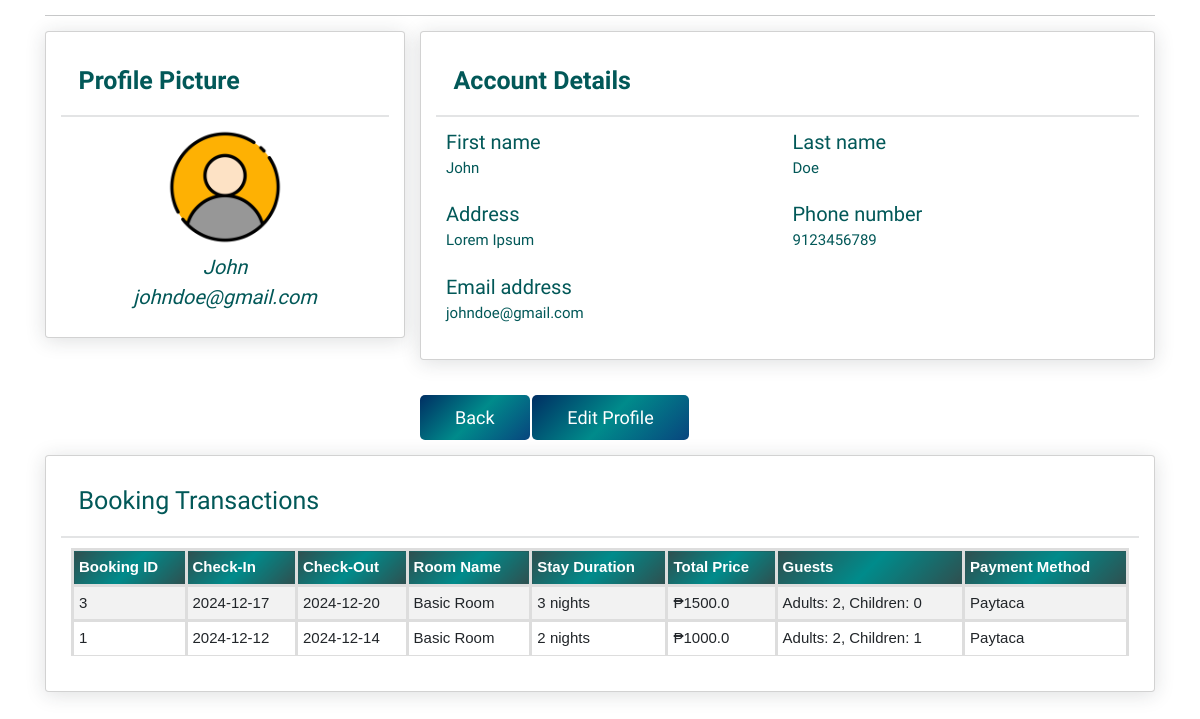
Page /profile (signed in) on the committed database.
### tables this page shows
CREATE TABLE "GUEST" (
	"guest_id"	INTEGER NOT NULL UNIQUE,
	"firstname"	TEXT NOT NULL,
	"lastname"	TEXT NOT NULL,
	"gender"	TEXT,
	"cel_num"	INTEGER NOT NULL,
	"address"	TEXT,
	"email"	TEXT NOT NULL UNIQUE,
	"password"	TEXT NOT NULL,
	PRIMARY KEY("guest_id" AUTOINCREMENT)
);

CREATE TABLE PAYMENT (
    payment_id INTEGER PRIMARY KEY AUTOINCREMENT,
    guest_id INTEGER,
    booking_id INTEGER,
    payment_method TEXT,
    FOREIGN KEY (guest_id) REFERENCES GUEST(guest_id),
    FOREIGN KEY (booking_id) REFERENCES BOOKING(booking_id)
);

CREATE TABLE BOOKING (
    booking_id INTEGER PRIMARY KEY AUTOINCREMENT,
    guest_id INT,
    check_in DATE,
    check_out DATE,
    adult_guest INT,
    child_guest INT,
    room_name VARCHAR(50), stay_duration INTEGER, total_price REAL,
    FOREIGN KEY (guest_id) REFERENCES GUEST(guest_id)
);

### app.py (the view)
@app.route('/profile', methods=["GET"])
def profile():
    if 'user_info' not in session:
        flash("You need to log in to view your profile.")
        return redirect(url_for('login'))
    user_email = session['user_info']['email']
    con = sqlite3.connect(currentdirectory + '\data.db')
    c = con.cursor()
    query = """
    SELECT
        B.booking_id,
        B.check_in,
        B.check_out,
        B.room_name,
        B.stay_duration,
        B.total_price,
        B.adult_guest,
        B.child_guest,
        P.payment_method
    FROM
        BOOKING B
    LEFT JOIN
        PAYMENT P ON B.booking_id = P.booking_id
    JOIN
        GUEST G ON B.guest_id = G.guest_id
    WHERE
        G.email = ?
    ORDER BY
        B.check_in DESC
    """
    c.execute(query, (user_email,))
    user_bookings = c.fetchall()
    query = "SELECT firstname, lastname, gender, cel_num, address, email FROM GUEST WHERE email = ?"
    c.execute(query, (user_email,))
    updated_info = c.fetchone()
    con.close()
    if updated_info:
        session['user_info'] = {
            "firstname": updated_info[0],
            "lastname": updated_info[1],
            "gender": updated_info[2],
            "cel_num": updated_info[3],
            "address": updated_info[4],
            "email": updated_info[5],
        }
    return render_template("profile.html",
                           user_info=session['user_info'],
                           user_bookings=user_bookings)

### templates/profile.html (shortened to what this page needs)
<!DOCTYPE html>
<html>
<head>
    <link href="https://cdn.jsdelivr.net/npm/bootstrap@5.3.0/dist/css/bootstrap.min.css" rel="stylesheet">
    <link rel="stylesheet" href="/static/style.css">
    <link href="{{ url_for('static', filename='css/style.css') }}" rel="stylesheet">
</head>
<body>
    <div class="container-xl px-4 mt-4">
        <hr class="mt-0 mb-4">
        <div class="row">
            <div class="col-xl-4">
                <div class="card mb-4 mb-xl-0">
                    <div class="card-header">Profile Picture</div>
                    <div class="card-body text-center">
                        <img class="img-account-profile rounded-circle mb-2" src="static/images/profile.png" alt="">
                        <div class="font-italic">{{ user_info.firstname }}</div>
                        <div class="font-italic">{{ user_info.email }}</div>
                    </div>
                </div>
            </div>
            <div class="col-xl-8">
                <div class="card mb-4">
                    <div class="card-header">Account Details</div>
                    <div class="card-body">
                        <form>
                            <div class="row gx-3 mb-3">
                                <div class="col-md-6">
                                    <label class="font" for="inputFirstName">First name</label>
                                    <p>{{user_info.firstname}}</p>
                                </div>
                                <div class="col-md-6">
                                    <label class="font" for="inputLastName">Last name</label>
                                    <p>{{user_info.lastname}}</p>
                                </div>
                            </div>
                            <div class="row gx-3 mb-3">
                                <div class="col-md-6">
                                    <label class="font" for="inputLocation">Address</label>
                                    <p>{{user_info.address}}</p>
                                </div>
                                <div class="col-md-6">
                                    <label class="font" for="inputPhone">Phone number</label>
                                    <p>{{ user_info.cel_num }}</p>
                                </div>
                            </div>
                            <div class="mb-3">
                                <label class="font" for="inputEmailAddress">Email address</label>
                                <p>{{ user_info.email }}</p>
                            </div>
                        </form>
                    </div>
                </div>
                <div class="mom">
                    <a class="first btn btn-secondary" href="{{ url_for('index') }}">Back</a>
                    <a class="save btn btn-primary" href="{{ url_for('edit') }}">Edit Profile</a>
                </div>
            </div>
        </div>
        <div class="card mt-4">
            <div class="card-header">
                <h3>Booking Transactions</h3>
            </div>
            <div class="card-body">
                {% if user_bookings %}
                <table class="table table-striped">
                    <thead>
                        <tr>
                            <th>Booking ID</th>
                            <th>Check-In</th>
                            <th>Check-Out</th>
                            <th>Room Name</th>
                            <th>Stay Duration</th>
                            <th>Total Price</th>
                            <th>Guests</th>
                            <th>Payment Method</th>
                        </tr>
                    </thead>
                    <tbody>
                        {% for booking in user_bookings %}
                        <tr>
                            <td>{{ booking[0] }}</td>
                            <td>{{ booking[1] }}</td>
                            <td>{{ booking[2] }}</td>
                            <td>{{ booking[3] }}</td>
                            <td>{{ booking[4] }} nights</td>
                            <td>₱{{ (booking[5]) }}</td>
                            <td>Adults: {{ booking[6] }}, Children: {{ booking[7] }}</td>
                            <td>{{ booking[8] or 'Not Specified' }}</td>
                        </tr>
                        {% endfor %}
                    </tbody>
                </table>
                {% else %}
                <p>No booking transactions found.</p>
                {% endif %}
            </div>
        </div>
    </div>
</body>
</html>

### static/style.css (style rules this page uses)
* { margin: 0; padding:0; box-sizing: border-box; font-family: Verdana, Geneva, Tahoma, sans-serif; outline: none; border: none; text-transform: normal; transition:.2s linear; }
html { font-size: 62.5%; scroll-behavior: smooth; scroll-padding-top: 6rem; overflow-x:hidden; background-color: rgb(255, 255, 255); }
.btn { display: inline-block ; margin-top: 1rem; border-radius: 5rem; background:mediumseagreen; color: #fff; padding:.9rem 3.5rem; cursor: pointer; font-size: 1.7rem; border-width: 3px; border-radius: 5px; border-color: #ffffff; }
table { width: 100%; border-collapse: collapse; margin-bottom: 20px; }
th, td { border: 3px solid #ddd; padding: 8px; text-align: left; }
th { background:linear-gradient(135deg, #2F4F4F, #008b8b, #2F4F4F); color: white; box-shadow: 0 .5rem 1rem rgb(48, 47, 47); }
.card-body img { width: 120px; }
.img-account-profile { width: 12rem; height: 12rem; }
.card-header { color: #025858; }
.rounded-circle { border-radius: 50% !important; }
.card { box-shadow: 0 0.25rem 2rem 0 rgb(33 40 50 / 15%); padding: 1.5rem; }
.card-body label { color: #025858; }
.card .card-header { font-weight: 700; font-size: 2.5rem; }
.card-header:first-child { border-radius: 0.35rem 0.35rem 0 0; }
.card-header { padding: 1.5rem 1.75rem; margin-bottom: 0; background-color:rgb(255, 255, 255);; border-bottom: 2px solid rgba(33, 40, 50, 0.125); }
.col-md-6 label { color: #025858; font-family: "Fjalla One", sans-serif; }
.card-header { color: #025858; font-family: "Fjalla One", sans-serif; }
.card-body .font-italic { font-family: "Fjalla One", sans-serif; color: #025858; }
.card-body .col-md-6 label { font-size: 20px; }
.card-body .col-md-6 p { font-size: 15px; color: #025858; font-family: "Fjalla One", sans-serif; }
.card-body .mb-3 label { font-size: 20px; font-family: "Fjalla One", sans-serif; }
.card-body .mb-3 p { font-size: 15px; color: #025858; font-family: "Fjalla One", sans-serif; }
.mom .first { margin-top: 20px; background:linear-gradient(135deg, #002e63, #008b8b, #08457e); border: none; color: white; font-size: 18px; font-family: "Fjalla One", sans-serif; }
.mom .save { margin-top: 20px; background:linear-gradient(135deg, #002e63, #008b8b, #08457e); border: none; font-family: "Fjalla One", sans-serif; }
.card .card-header h3 { font-family: "Fjalla One", sans-serif; font-size: 25px; }
.card-body table th { color: white; }
.card-body { font-size: 15px; }
.save { text-align: right; font-size: 1.8rem; }
.font-italic { font-size: 2rem; font-style: italic; }
.font { font-size: 1.5rem; font:senrif; }

### rows in the picture
GUEST: firstname "John", email "johndoe@gmail.com", lastname "Doe", address "Lorem Ipsum", cel_num "9123456789"
PAYMENT: booking_id "3", check_in "2024-12-17", check_out "2024-12-20", room_name "Basic Room", stay_duration "3", adult_guest "2", child_guest "0", payment_method "Paytaca"
BOOKING: total_price "1500.0"
PAYMENT: booking_id "1", check_in "2024-12-12", check_out "2024-12-14", room_name "Basic Room", stay_duration "2", adult_guest "2", child_guest "1", payment_method "Paytaca"
BOOKING: total_price "1000.0"
